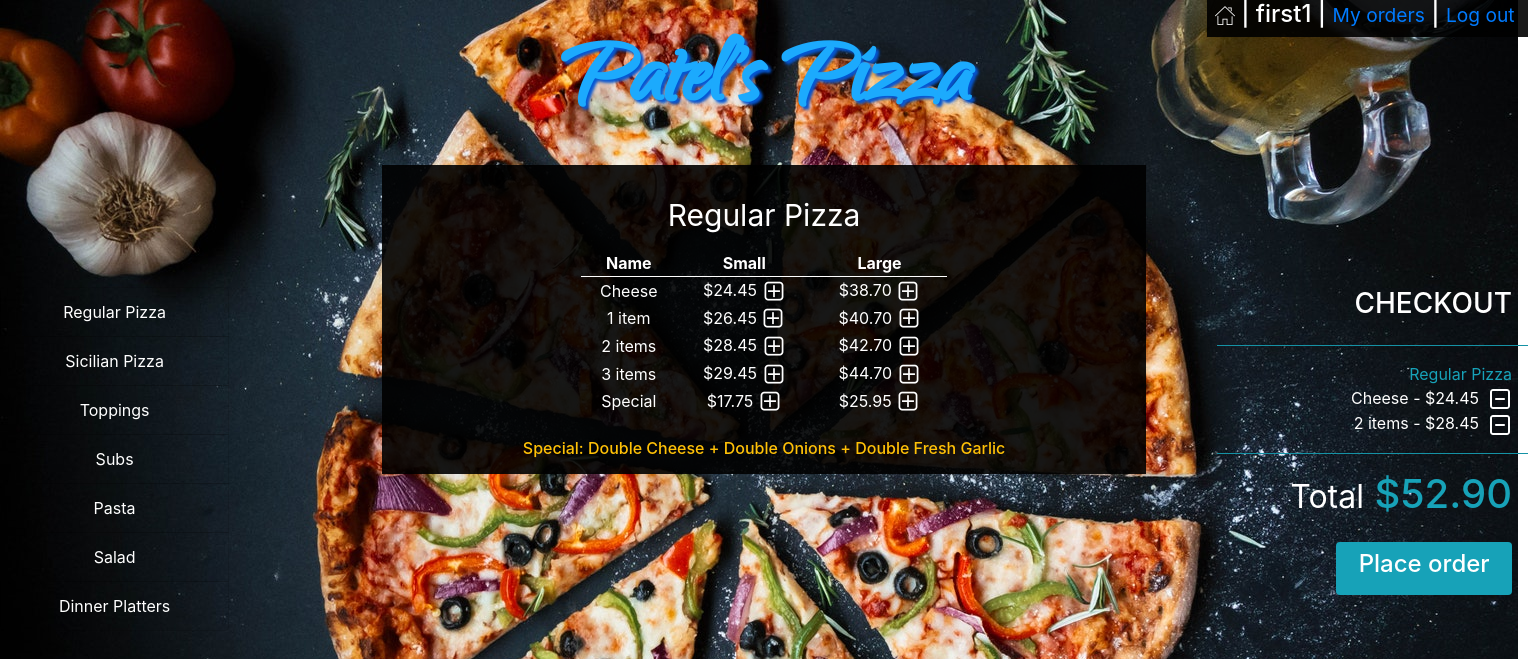
The page /menu/Regular Pizza (signed in) on the database its author committed.
### orders/models.py (models this page shows, shortened)
class Category(models.Model):
    name = models.CharField(max_length=64)
    def __str__(self):
        return f"{self.name}"

class Regular_pizza(models.Model):
    name = models.CharField(max_length=64)
    small = models.DecimalField(max_digits=4, decimal_places=2)
    large = models.DecimalField(max_digits=4, decimal_places=2)

class Order2(models.Model):
    user = models.ForeignKey(User, on_delete=models.CASCADE)
    number = models.IntegerField()
    category = models.CharField(max_length=64, null=True)
    name = models.CharField(max_length=64)
    price = models.DecimalField(max_digits=4, decimal_places=2)
    def __str__(self):
        return f"{self.name} - ${self.price} "

### orders/views.py (the view)
# urls.py: path("menu/<str:category>", views.menu, name="menu"),
def menu(request, category):
    menu, columns = findTable(category)
    order_number = User_order.objects.get(user=request.user, status='initiated').order_number
    context = {
        "user": request.user,
        "Checkout": Order2.objects.filter(user=request.user, number=order_number),
        "Checkout_category": Order2.objects.filter(user=request.user, number=order_number).values_list(
            'category').distinct(),
        "Total": list(Order2.objects.filter(user=request.user, number=order_number).aggregate(Sum('price')).values())[
            0],
        "Category": Category.objects.all(),
        "Active_category": category,
        "Menu": menu,
        "Columns": columns,
        "Topping_price": 0.00,
        "Order_number": order_number
    }
    return render(request, "menu.html", context)

### orders/views.py (called while the page is built)
def findTable(category):
    if category == "Regular Pizza":
        menu = Regular_pizza.objects.all()
        columns = 3
    elif category == "Sicilian Pizza":
        menu = Sicilian_pizza.objects.all()
        columns = 3
    elif category == "Toppings":
        menu = Topping.objects.all()
        columns = 1
    elif category == "Subs":
        menu = Sub.objects.all()
        columns = 3
    elif category == "Pasta":
        menu = Pasta.objects.all()
        columns = 2
    elif category == "Salad":
        menu = Salad.objects.all()
        columns = 2
    elif category == "Dinner Platters":
        menu = Dinner_platter.objects.all()
        columns = 3
    return menu, columns

### orders/templates/menu.html (shortened to what this page needs)
{% extends "layout.html" %}
{% block body%}
<div class='p-3'>
    <table class='table-small w-50 mx-auto text-center '>
        <caption style='caption-side:top;color:white;font-size: 30px;text-align: center'>{{Active_category}}</caption>
        {% if Columns == 3 %}
        <thead class='thead-light'>
            <tr >
                <th>Name</th>
                <th>Small</th>
                <th>Large</th>
            </tr>
        </thead>
        <tbody>
            {% for row in Menu %}
            <tr>
                {% load static %}
                <td>{{row.name}}</td>
                {% if row.small == None %}
                    <td></td>
                {% else %}
                    <td>${{row.small}}&nbsp;<a href="{% url 'add' Active_category row.name row.small %}"><img class='plus' src="{% static 'plus.png' %}"></a></td>
                {% endif %}
                <td>${{row.large}}&nbsp;<a href="{% url 'add' Active_category row.name row.large %}"><img class='plus' src="{% static 'plus.png' %}"></a></td>
            </tr>
            {% endfor %}
        </tbody>
        {% endif %}
    </table>
</div>
{% if Active_category == 'Regular Pizza' or Active_category == 'Sicilian Pizza'  %}
    <div class='text-center p-2'>
        <h6 class='text-warning mx-auto'>Special: Double Cheese + Double Onions + Double Fresh Garlic</h6>
{% endif %}
{% endblock %}

### orders/templates/layout.html (shortened to what this page needs)
<!DOCTYPE html>
<html style="height:100%">
<head>
    {% load static %}
    <link rel="stylesheet" type="text/css" href="{% static 'styles.css' %}">
    <link rel="stylesheet" href="https://maxcdn.bootstrapcdn.com/bootstrap/4.1.3/css/bootstrap.min.css">
</head>
<body style="height:100%">
    {% if Category %}
    <div id='username'>
        <h4 class='px-2' ><a href="{% url 'index' %}"><img src="{% static 'home.png' %}"></a> |
            {{user.username}} |
            {% if not user.is_superuser %}
            <small><a href="{% url 'my_orders' Order_number %}">My orders</a></small> |
            {% endif %}
            <small><a href="{% url 'logout' %}"> Log out&nbsp;</a></small>
        </h4>
    </div>
    {% endif %}
    <p id='logo' class='text-center m-0 font-weight-bold'><a href="{% url 'index' %}">Patel's Pizza</a></p>
    <div id='category' class="list-group text-center">
        {% for category in Category %}
        <a href="{% url 'menu' category  %}" class="list-group-item list-group-item-action">{{category}}</a>
        {% endfor %}
    </div>
    <div id='center_box' class='w-50  mx-auto  '>
        {% block body%}
        {% endblock %}
    </div>
    <div id='checkout' class='list-group text-right '>
    {% if Category %}
        <h3 class=' text-right pr-3'>CHECKOUT</h3>
        <ul >
            <hr class='bg-info'>
            {% for check_cat in Checkout_category %}
                <li class='text-info text-right pr-3'>{{check_cat|cut:"("|cut:")"|cut:","|cut:"'"}}</li>
                {% for row in Checkout %}
                {% if row.category == check_cat|cut:"("|cut:")"|cut:","|cut:"'"  %}
                <li class='pr-3'>{{row}}&nbsp;<a href="{% url 'delete' row.category row.name row.price %}"><img class='plus rounded' src="{% static 'minus.png' %}"></a></li>
                {% endif %}
                {% endfor %}
            {% endfor %}
            <hr class='bg-info'>
            <li class='text-info text-right pr-3 '><h1><small class='text-white'>Total</small> ${{Total|floatformat:2}}</h1></li>
        </ul>
    <a id='place_order'  href="{% url 'my_orders' Order_number %}"><div  class='bg-info w-50 rounded p-2  ml-auto mr-3 text-center text-white '><h4>Place order</h4></div></a>
    {% endif %}
    </div>
</body>
</html>

### orders/static/styles.css (style rules this page uses)
#category { position: absolute; top:33%; width:15%; }
#category a { color:white; background-color: transparent; }
#logo { padding:0px; font-family: webLogo ; font-size: 110px; text-shadow: 3px 3px 3px rgb(5, 87, 211); }
#logo a:link, #place_order:link, #confirm_order:link { color:rgb(28, 170, 253); }
#center_box,#username { background-color: rgba(0, 0, 0, 0.9); color: white; }
th { border-bottom: 1px solid white; }
#checkout { color:white; position: absolute; top:33%; right:0%; width:23%; }
#username { position: absolute; right: 0; }
li { list-style-type: none; }

### rows shown on the page
Category: name "Regular Pizza"
Category: name "Sicilian Pizza"
Category: name "Toppings"
Category: name "Subs"
Category: name "Pasta"
Category: name "Salad"
Category: name "Dinner Platters"
Regular_pizza: name "Cheese", small "24.45", large "38.70"
Regular_pizza: name "1 item", small "26.45", large "40.70"
Regular_pizza: name "2 items", small "28.45", large "42.70"
Regular_pizza: name "3 items", small "29.45", large "44.70"
Regular_pizza: name "Special", small "17.75", large "25.95"
Order2: name+price "Cheese - $24.45"
Order2: name+price "2 items - $28.45"

### other values the page prints
{{ user.username }} "first1"
{{ Active_category }} "Regular Pizza"
{{ check_cat|cut:"("|cut:")"|cut:","|cut:"'" }} "Regular Pizza"
{{ Total|floatformat:2 }} "52.90"
